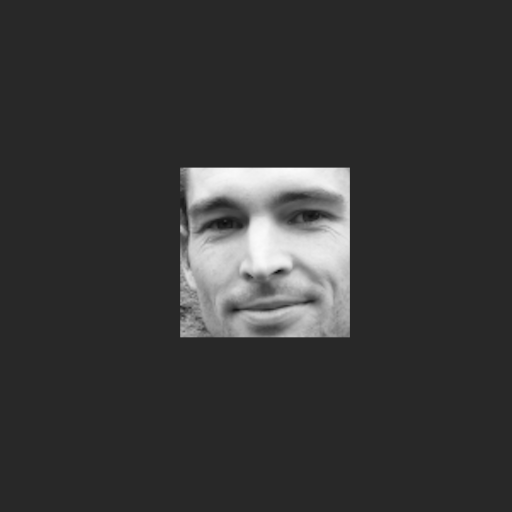
#> input picture tests/dan-big-bw.png, 1024 x 1024 px (shown at 1/2 size)
$ python uv-to-imag.py tests/dan-big-bw.png tests/dan-big-bw.png   (older library calls are emulated)
#> lines starting #> are read from the running program, lines starting #| are printed output that depends on the picture
#!/usr/bin/env python
#
# Script to inverse fourier transform an "image" in the u-v plane
# to obtain a true image in real space
#
import numpy as np
import matplotlib.pyplot as plt
from scipy import interpolate
import os, sys

# [18 lines left out: functions read_pix, write_fits, get_uvmap_uvsph, not called in this run]

def image_to_uv( img ):
    # perform Fourier transform
    img_shift = np.fft.fftshift(img)
    uvmap = np.fft.fft2(img_shift)
    uvmap = np.fft.ifftshift(uvmap)
    return uvmap

def uv_to_image( uvmap ):
    # perform inverse Fourier transform
    uv_shift = np.fft.ifftshift(uvmap)
    img = np.fft.ifft2(uv_shift)
    img = np.fft.fftshift(img)
    img = np.real(img)
    return img

# [71 lines left out: functions plot_rho, plot_psf, post_uvsph_pipeline, post_uvsph_noninteractive, not called in this run]

def read_test_img( imgfile ):
#> called with imgfile = 'tests/dan-big-bw.png'
    import imageio
    img = imageio.imread(imgfile)
#> img is the input picture: shape (1024, 1024); min 0, max 251, mean 53.7
    img = img/255. # normalise intensity to 1.0
    print(img.shape)
#| (1024, 1024)
    uvimg = image_to_uv(img)
#> in image_to_uv, `img_shift = np.fft.fftshift(img)`:
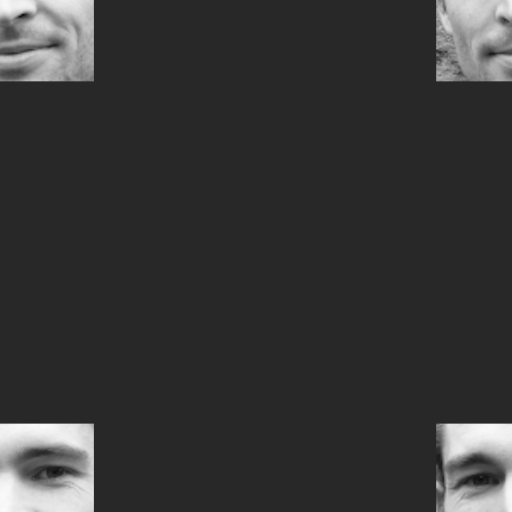
#> img_shift: shape (1024, 1024) float64 (shown at 1/2 size); min 0, max 0.984, mean 0.211
    # plot real and imaginary parts
    re = np.real(uvimg)
    im = np.imag(uvimg)
    vmax= np.max(im)
#> vmax = 9926.1
    # [4 lines of commented-out code are left out]
    img2 = uv_to_image(uvimg)
    plt.imshow(img,cmap='inferno')
    plt.show()
    #write_fits(re,'test-re.fits')
    #write_fits(im,'test-im.fits')
    return re,im

def sample_img_on_uv_points(file,re,im):
#> (the run stopped early here; a loop or call above may not have finished)
